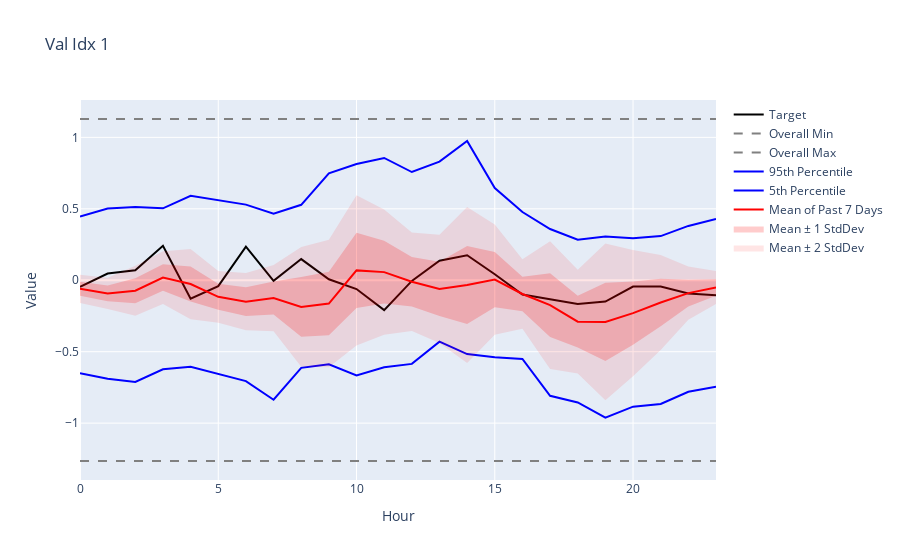

The cell this chart's notebook holds for it:
### Code cell
plot_val_with_std_band(model, X, val_dataset, latent_dim, 1, 100)
